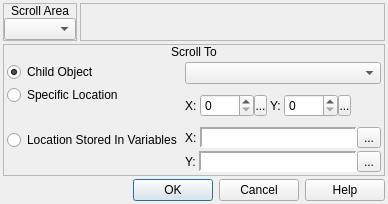
<?xml version="1.0" encoding="UTF-8"?>
<ui version="4.0">
 <class>ConfigureEvent_ScrollArea</class>
 <widget class="QDialog" name="ConfigureEvent_ScrollArea">
  <property name="geometry">
   <rect>
    <x>0</x>
    <y>0</y>
    <width>388</width>
    <height>204</height>
   </rect>
  </property>
  <property name="windowTitle">
   <string>Scroll Area</string>
  </property>
  <property name="windowIcon">
   <iconset resource="gui_icons.qrc">
    <normaloff>:/icons/openrpgmaker.png</normaloff>:/icons/openrpgmaker.png</iconset>
  </property>
  <property name="styleSheet">
   <string notr="true">.QFrame
{
	border-width: 1px;
	border-style: solid;
	border-color: palette(window-text);
}

.QFrame&gt;QLabel
{
	border-width: 0px;
	background-color: palette(window-text);
	color: palette(window);
	font-weight: bold;
}

.QFrame&gt;QCheckBox
{
	background-color: palette(window-text);
	border-width: 0px;
	border-style: none;
	color: palette(window);
	spacing: 3px;
	font-weight: bold;
	padding: 0px 0px 0px 3px;
}

.QFrame&gt;QCheckBox::indicator
{
	min-width: 8px;
	max-width: 8px;
	min-height: 8px;
	max-height: 8px;
	width: 8px;
	height: 8px;
	border-width: 2px;
	border-radius: 0px;
	border-style: ridge;
	border-color: palette(mid);
}

.QFrame&gt;QCheckBox::indicator:unchecked
{
	background-color: palette(base);
}

.QFrame&gt;QCheckBox::indicator:checked
{
	background-color: palette(window-text);
}

.QFrame&gt;QCheckBox::indicator:hover
{
	border-color: palette(highlight);
}</string>
  </property>
  <layout class="QVBoxLayout" name="verticalLayout_4">
   <property name="spacing">
    <number>3</number>
   </property>
   <property name="margin">
    <number>3</number>
   </property>
   <item>
    <widget class="QWidget" name="widget_5" native="true">
     <property name="sizePolicy">
      <sizepolicy hsizetype="Preferred" vsizetype="Fixed">
       <horstretch>0</horstretch>
       <verstretch>0</verstretch>
      </sizepolicy>
     </property>
     <layout class="QHBoxLayout" name="horizontalLayout_2">
      <property name="spacing">
       <number>3</number>
      </property>
      <property name="margin">
       <number>0</number>
      </property>
      <item>
       <widget class="QFrame" name="frmScrollArea">
        <property name="sizePolicy">
         <sizepolicy hsizetype="Fixed" vsizetype="Preferred">
          <horstretch>0</horstretch>
          <verstretch>0</verstretch>
         </sizepolicy>
        </property>
        <property name="frameShape">
         <enum>QFrame::StyledPanel</enum>
        </property>
        <property name="frameShadow">
         <enum>QFrame::Raised</enum>
        </property>
        <layout class="QVBoxLayout" name="verticalLayout">
         <property name="spacing">
          <number>0</number>
         </property>
         <property name="margin">
          <number>0</number>
         </property>
         <item>
          <widget class="QLabel" name="label">
           <property name="sizePolicy">
            <sizepolicy hsizetype="Preferred" vsizetype="Fixed">
             <horstretch>0</horstretch>
             <verstretch>0</verstretch>
            </sizepolicy>
           </property>
           <property name="text">
            <string>Scroll Area</string>
           </property>
           <property name="alignment">
            <set>Qt::AlignCenter</set>
           </property>
          </widget>
         </item>
         <item>
          <widget class="QWidget" name="widget" native="true">
           <layout class="QHBoxLayout" name="horizontalLayout">
            <property name="spacing">
             <number>0</number>
            </property>
            <property name="margin">
             <number>0</number>
            </property>
            <item>
             <widget class="QComboBox" name="cboxScrollArea">
              <property name="insertPolicy">
               <enum>QComboBox::InsertAlphabetically</enum>
              </property>
             </widget>
            </item>
           </layout>
          </widget>
         </item>
        </layout>
       </widget>
      </item>
      <item>
       <widget class="QFrame" name="frame_3">
        <property name="frameShape">
         <enum>QFrame::StyledPanel</enum>
        </property>
        <property name="frameShadow">
         <enum>QFrame::Raised</enum>
        </property>
       </widget>
      </item>
     </layout>
    </widget>
   </item>
   <item>
    <widget class="QFrame" name="frmScrollTo">
     <property name="frameShape">
      <enum>QFrame::StyledPanel</enum>
     </property>
     <property name="frameShadow">
      <enum>QFrame::Raised</enum>
     </property>
     <layout class="QVBoxLayout" name="verticalLayout_2">
      <property name="spacing">
       <number>0</number>
      </property>
      <property name="margin">
       <number>0</number>
      </property>
      <item>
       <widget class="QLabel" name="label_2">
        <property name="sizePolicy">
         <sizepolicy hsizetype="Preferred" vsizetype="Fixed">
          <horstretch>0</horstretch>
          <verstretch>0</verstretch>
         </sizepolicy>
        </property>
        <property name="text">
         <string>Scroll To</string>
        </property>
        <property name="alignment">
         <set>Qt::AlignCenter</set>
        </property>
       </widget>
      </item>
      <item>
       <widget class="QWidget" name="widget_2" native="true">
        <layout class="QHBoxLayout" name="horizontalLayout_8">
         <property name="spacing">
          <number>3</number>
         </property>
         <property name="margin">
          <number>3</number>
         </property>
         <item>
          <widget class="QWidget" name="widget_3" native="true">
           <property name="sizePolicy">
            <sizepolicy hsizetype="Fixed" vsizetype="Preferred">
             <horstretch>0</horstretch>
             <verstretch>0</verstretch>
            </sizepolicy>
           </property>
           <layout class="QVBoxLayout" name="verticalLayout_3">
            <property name="spacing">
             <number>3</number>
            </property>
            <property name="margin">
             <number>0</number>
            </property>
            <item>
             <widget class="QRadioButton" name="rbChildObject">
              <property name="sizePolicy">
               <sizepolicy hsizetype="Fixed" vsizetype="Fixed">
                <horstretch>0</horstretch>
                <verstretch>0</verstretch>
               </sizepolicy>
              </property>
              <property name="text">
               <string>Child Object</string>
              </property>
              <property name="checked">
               <bool>true</bool>
              </property>
             </widget>
            </item>
            <item>
             <widget class="QRadioButton" name="rbSpecificLocation">
              <property name="sizePolicy">
               <sizepolicy hsizetype="Fixed" vsizetype="Fixed">
                <horstretch>0</horstretch>
                <verstretch>0</verstretch>
               </sizepolicy>
              </property>
              <property name="text">
               <string>Specific Location</string>
              </property>
             </widget>
            </item>
            <item>
             <widget class="QRadioButton" name="rbStoredLocation">
              <property name="sizePolicy">
               <sizepolicy hsizetype="Fixed" vsizetype="Preferred">
                <horstretch>0</horstretch>
                <verstretch>0</verstretch>
               </sizepolicy>
              </property>
              <property name="text">
               <string>Location Stored In Variables</string>
              </property>
             </widget>
            </item>
           </layout>
          </widget>
         </item>
         <item>
          <widget class="QWidget" name="widget_4" native="true">
           <layout class="QVBoxLayout" name="verticalLayout_6">
            <property name="spacing">
             <number>3</number>
            </property>
            <property name="margin">
             <number>0</number>
            </property>
            <item>
             <widget class="QComboBox" name="cboxChildObject">
              <property name="insertPolicy">
               <enum>QComboBox::InsertAlphabetically</enum>
              </property>
             </widget>
            </item>
            <item>
             <widget class="QWidget" name="wLocation" native="true">
              <layout class="QHBoxLayout" name="horizontalLayout_7">
               <property name="spacing">
                <number>3</number>
               </property>
               <property name="margin">
                <number>0</number>
               </property>
               <item>
                <widget class="QLabel" name="label_3">
                 <property name="sizePolicy">
                  <sizepolicy hsizetype="Fixed" vsizetype="Preferred">
                   <horstretch>0</horstretch>
                   <verstretch>0</verstretch>
                  </sizepolicy>
                 </property>
                 <property name="text">
                  <string>X:</string>
                 </property>
                </widget>
               </item>
               <item>
                <widget class="QWidget" name="wAmount" native="true">
                 <property name="sizePolicy">
                  <sizepolicy hsizetype="Fixed" vsizetype="Fixed">
                   <horstretch>0</horstretch>
                   <verstretch>0</verstretch>
                  </sizepolicy>
                 </property>
                 <layout class="QHBoxLayout" name="horizontalLayout_5">
                  <property name="spacing">
                   <number>0</number>
                  </property>
                  <property name="margin">
                   <number>0</number>
                  </property>
                  <item>
                   <widget class="QSpinBox" name="sbX">
                    <property name="sizePolicy">
                     <sizepolicy hsizetype="Preferred" vsizetype="Fixed">
                      <horstretch>0</horstretch>
                      <verstretch>0</verstretch>
                     </sizepolicy>
                    </property>
                    <property name="accelerated">
                     <bool>true</bool>
                    </property>
                    <property name="maximum">
                     <number>9999</number>
                    </property>
                   </widget>
                  </item>
                  <item>
                   <widget class="SpinBoxSideButton" name="bXSideButton">
                    <property name="minimumSize">
                     <size>
                      <width>13</width>
                      <height>21</height>
                     </size>
                    </property>
                    <property name="maximumSize">
                     <size>
                      <width>13</width>
                      <height>21</height>
                     </size>
                    </property>
                    <property name="text">
                     <string>...</string>
                    </property>
                    <property name="icon">
                     <iconset resource="gui_icons.qrc">
                      <normaloff>:/icons/spinBoxSideButton.png</normaloff>:/icons/spinBoxSideButton.png</iconset>
                    </property>
                    <property name="iconSize">
                     <size>
                      <width>8</width>
                      <height>16</height>
                     </size>
                    </property>
                   </widget>
                  </item>
                 </layout>
                </widget>
               </item>
               <item>
                <widget class="QLabel" name="label_6">
                 <property name="sizePolicy">
                  <sizepolicy hsizetype="Fixed" vsizetype="Preferred">
                   <horstretch>0</horstretch>
                   <verstretch>0</verstretch>
                  </sizepolicy>
                 </property>
                 <property name="text">
                  <string>Y:</string>
                 </property>
                </widget>
               </item>
               <item>
                <widget class="QWidget" name="wAmount_2" native="true">
                 <property name="sizePolicy">
                  <sizepolicy hsizetype="Fixed" vsizetype="Fixed">
                   <horstretch>0</horstretch>
                   <verstretch>0</verstretch>
                  </sizepolicy>
                 </property>
                 <layout class="QHBoxLayout" name="horizontalLayout_6">
                  <property name="spacing">
                   <number>0</number>
                  </property>
                  <property name="margin">
                   <number>0</number>
                  </property>
                  <item>
                   <widget class="QSpinBox" name="sbY">
                    <property name="sizePolicy">
                     <sizepolicy hsizetype="Preferred" vsizetype="Fixed">
                      <horstretch>0</horstretch>
                      <verstretch>0</verstretch>
                     </sizepolicy>
                    </property>
                    <property name="accelerated">
                     <bool>true</bool>
                    </property>
                    <property name="maximum">
                     <number>9999</number>
                    </property>
                   </widget>
                  </item>
                  <item>
                   <widget class="SpinBoxSideButton" name="bYSideButton">
                    <property name="minimumSize">
                     <size>
                      <width>13</width>
                      <height>21</height>
                     </size>
                    </property>
                    <property name="maximumSize">
                     <size>
                      <width>13</width>
                      <height>21</height>
                     </size>
                    </property>
                    <property name="text">
                     <string>...</string>
                    </property>
                    <property name="icon">
                     <iconset resource="gui_icons.qrc">
                      <normaloff>:/icons/spinBoxSideButton.png</normaloff>:/icons/spinBoxSideButton.png</iconset>
                    </property>
                    <property name="iconSize">
                     <size>
                      <width>8</width>
                      <height>16</height>
                     </size>
                    </property>
                   </widget>
                  </item>
                 </layout>
                </widget>
               </item>
               <item>
                <spacer name="horizontalSpacer">
                 <property name="orientation">
                  <enum>Qt::Horizontal</enum>
                 </property>
                 <property name="sizeHint" stdset="0">
                  <size>
                   <width>40</width>
                   <height>20</height>
                  </size>
                 </property>
                </spacer>
               </item>
              </layout>
             </widget>
            </item>
            <item>
             <widget class="QWidget" name="wLocationVariables" native="true">
              <layout class="QVBoxLayout" name="verticalLayout_5">
               <property name="spacing">
                <number>3</number>
               </property>
               <property name="margin">
                <number>0</number>
               </property>
               <item>
                <layout class="QHBoxLayout" name="horizontalLayout_3">
                 <property name="spacing">
                  <number>3</number>
                 </property>
                 <item>
                  <widget class="QLabel" name="label_4">
                   <property name="sizePolicy">
                    <sizepolicy hsizetype="Fixed" vsizetype="Preferred">
                     <horstretch>0</horstretch>
                     <verstretch>0</verstretch>
                    </sizepolicy>
                   </property>
                   <property name="text">
                    <string>X:</string>
                   </property>
                  </widget>
                 </item>
                 <item>
                  <widget class="QWidget" name="wXVariable" native="true">
                   <layout class="QHBoxLayout" name="horizontalLayout_36">
                    <property name="spacing">
                     <number>0</number>
                    </property>
                    <property name="margin">
                     <number>0</number>
                    </property>
                    <item>
                     <widget class="QLabel" name="lblXVariable">
                      <property name="sizePolicy">
                       <sizepolicy hsizetype="Preferred" vsizetype="Preferred">
                        <horstretch>0</horstretch>
                        <verstretch>0</verstretch>
                       </sizepolicy>
                      </property>
                      <property name="minimumSize">
                       <size>
                        <width>150</width>
                        <height>0</height>
                       </size>
                      </property>
                      <property name="font">
                       <font>
                        <family>Monospace</family>
                       </font>
                      </property>
                      <property name="styleSheet">
                       <string notr="true">background-color: palette(base);</string>
                      </property>
                      <property name="frameShape">
                       <enum>QFrame::Panel</enum>
                      </property>
                      <property name="frameShadow">
                       <enum>QFrame::Sunken</enum>
                      </property>
                      <property name="lineWidth">
                       <number>2</number>
                      </property>
                      <property name="text">
                       <string/>
                      </property>
                     </widget>
                    </item>
                    <item>
                     <widget class="QToolButton" name="bBrowseXVariables">
                      <property name="text">
                       <string>...</string>
                      </property>
                      <property name="icon">
                       <iconset resource="gui_icons.qrc">
                        <normaloff>:/icons/fileopen.png</normaloff>:/icons/fileopen.png</iconset>
                      </property>
                     </widget>
                    </item>
                   </layout>
                  </widget>
                 </item>
                </layout>
               </item>
               <item>
                <layout class="QHBoxLayout" name="horizontalLayout_4">
                 <property name="spacing">
                  <number>3</number>
                 </property>
                 <item>
                  <widget class="QLabel" name="label_5">
                   <property name="sizePolicy">
                    <sizepolicy hsizetype="Fixed" vsizetype="Preferred">
                     <horstretch>0</horstretch>
                     <verstretch>0</verstretch>
                    </sizepolicy>
                   </property>
                   <property name="text">
                    <string>Y:</string>
                   </property>
                  </widget>
                 </item>
                 <item>
                  <widget class="QWidget" name="wYVariable" native="true">
                   <layout class="QHBoxLayout" name="horizontalLayout_37">
                    <property name="spacing">
                     <number>0</number>
                    </property>
                    <property name="margin">
                     <number>0</number>
                    </property>
                    <item>
                     <widget class="QLabel" name="lblYVariable">
                      <property name="sizePolicy">
                       <sizepolicy hsizetype="Preferred" vsizetype="Preferred">
                        <horstretch>0</horstretch>
                        <verstretch>0</verstretch>
                       </sizepolicy>
                      </property>
                      <property name="minimumSize">
                       <size>
                        <width>150</width>
                        <height>0</height>
                       </size>
                      </property>
                      <property name="font">
                       <font>
                        <family>Monospace</family>
                       </font>
                      </property>
                      <property name="styleSheet">
                       <string notr="true">background-color: palette(base);</string>
                      </property>
                      <property name="frameShape">
                       <enum>QFrame::Panel</enum>
                      </property>
                      <property name="frameShadow">
                       <enum>QFrame::Sunken</enum>
                      </property>
                      <property name="lineWidth">
                       <number>2</number>
                      </property>
                      <property name="text">
                       <string/>
                      </property>
                     </widget>
                    </item>
                    <item>
                     <widget class="QToolButton" name="bBrowseYVariables">
                      <property name="text">
                       <string>...</string>
                      </property>
                      <property name="icon">
                       <iconset resource="gui_icons.qrc">
                        <normaloff>:/icons/fileopen.png</normaloff>:/icons/fileopen.png</iconset>
                      </property>
                     </widget>
                    </item>
                   </layout>
                  </widget>
                 </item>
                </layout>
               </item>
              </layout>
             </widget>
            </item>
           </layout>
          </widget>
         </item>
        </layout>
       </widget>
      </item>
     </layout>
    </widget>
   </item>
   <item>
    <widget class="QDialogButtonBox" name="buttonBox">
     <property name="orientation">
      <enum>Qt::Horizontal</enum>
     </property>
     <property name="standardButtons">
      <set>QDialogButtonBox::Cancel|QDialogButtonBox::Help|QDialogButtonBox::Ok</set>
     </property>
    </widget>
   </item>
  </layout>
 </widget>
 <customwidgets>
  <customwidget>
   <class>SpinBoxSideButton</class>
   <extends>QToolButton</extends>
   <header>spinboxsidebutton.h</header>
  </customwidget>
 </customwidgets>
 <resources>
  <include location="gui_icons.qrc"/>
 </resources>
 <connections>
  <connection>
   <sender>buttonBox</sender>
   <signal>accepted()</signal>
   <receiver>ConfigureEvent_ScrollArea</receiver>
   <slot>accept()</slot>
   <hints>
    <hint type="sourcelabel">
     <x>248</x>
     <y>254</y>
    </hint>
    <hint type="destinationlabel">
     <x>157</x>
     <y>274</y>
    </hint>
   </hints>
  </connection>
  <connection>
   <sender>buttonBox</sender>
   <signal>rejected()</signal>
   <receiver>ConfigureEvent_ScrollArea</receiver>
   <slot>reject()</slot>
   <hints>
    <hint type="sourcelabel">
     <x>316</x>
     <y>260</y>
    </hint>
    <hint type="destinationlabel">
     <x>286</x>
     <y>274</y>
    </hint>
   </hints>
  </connection>
 </connections>
</ui>
